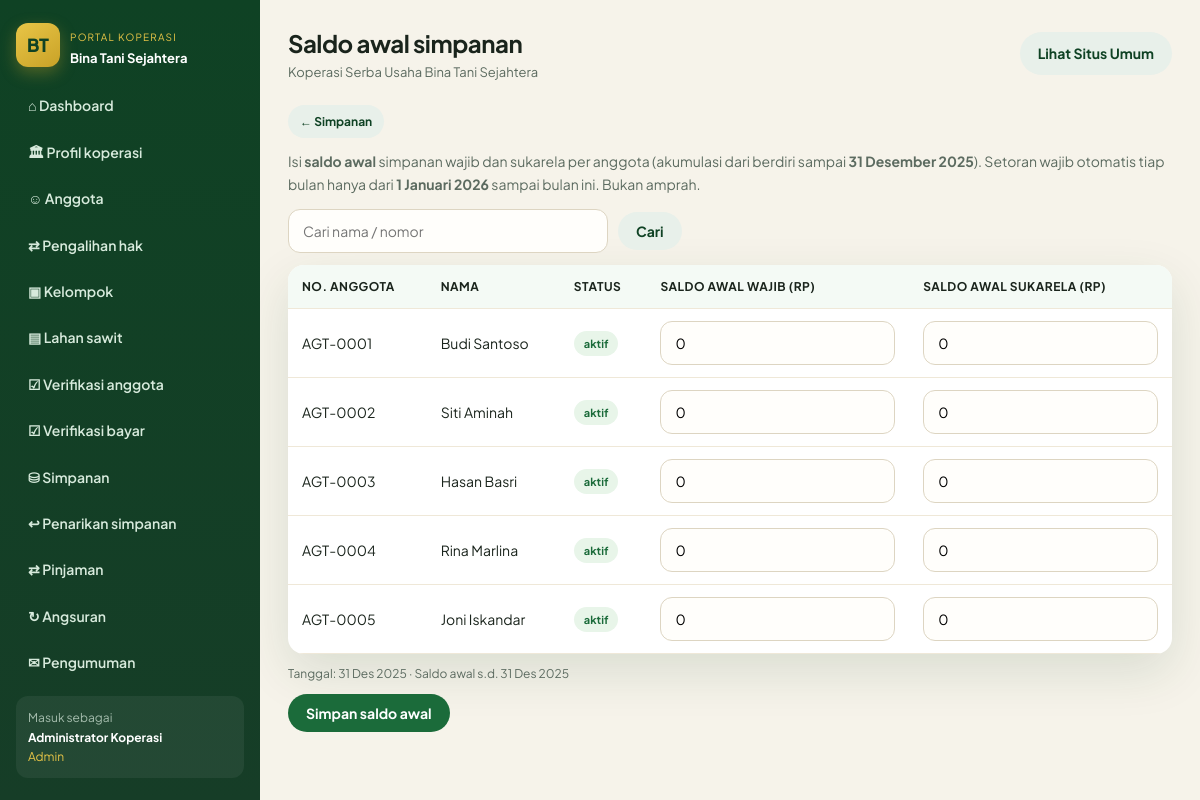
The app's page /simpanan_saldo_awal.php (signed in) with its own data.
### tables this page shows
CREATE TABLE IF NOT EXISTS pengaturan (
  id INT PRIMARY KEY DEFAULT 1,
  nama_koperasi VARCHAR(150) DEFAULT 'Koperasi Serba Usaha Bina Tani Sejahtera',
  alamat TEXT,
  telepon VARCHAR(30),
  email VARCHAR(80),
  tahun_berdiri YEAR,
  tanggal_berdiri DATE NULL,
  ketua VARCHAR(100),
  visi TEXT,
  misi TEXT,
  bagi_hasil_persen DECIMAL(5,2) NOT NULL DEFAULT 1.00,
  simpanan_pokok DECIMAL(15,2) NOT NULL DEFAULT 500000,
  simpanan_wajib DECIMAL(15,2) NOT NULL DEFAULT 50000
);

CREATE TABLE IF NOT EXISTS anggota (
  id INT AUTO_INCREMENT PRIMARY KEY,
  no_anggota VARCHAR(20) UNIQUE NOT NULL,
  nik VARCHAR(20),
  nama VARCHAR(100) NOT NULL,
  jenis_kelamin ENUM('L','P') DEFAULT 'L',
  tempat_lahir VARCHAR(80),
  tanggal_lahir DATE,
  alamat TEXT,
  desa VARCHAR(80),
  kecamatan VARCHAR(80),
  no_hp VARCHAR(20),
  pekerjaan VARCHAR(80),
  kelompok_tani VARCHAR(120) NULL,
  id_kelompok INT NULL,
  jabatan_kelompok VARCHAR(50) NULL DEFAULT 'Anggota',
  plasma TINYINT(1) NOT NULL DEFAULT 0,
  punya_tanah TINYINT(1) NOT NULL DEFAULT 0,
  luas_tanah DECIMAL(10,2) NULL,
  stdb VARCHAR(10) NOT NULL DEFAULT 'belum',
  no_stdb VARCHAR(50) NULL,
  foto VARCHAR(120) NULL,
  ktp_file VARCHAR(120) NULL,
  sertifikat_file VARCHAR(120) NULL,
  catatan_verifikasi TEXT NULL,
  status_keanggotaan VARCHAR(20) DEFAULT 'Biasa',
  tanggal_daftar DATE,
  status VARCHAR(20) NOT NULL DEFAULT 'pending',
  username VARCHAR(50) NULL,
  password VARCHAR(255) NULL,
  created_at TIMESTAMP DEFAULT CURRENT_TIMESTAMP
);

### config.php (called while the page is built, shortened)
<?php
function db(): PDO {
    static $pdo = null;
    if ($pdo !== null) {
        return $pdo;
    }
    $attempts = [
        [DB_USER, DB_PASS],
        ['root', ''],
        ['root', 'root'],
        ['koperasi', 'koperasi123'],
    ];
    $last = null;
    foreach ($attempts as [$user, $pass]) {
        try {
            $pdo = new PDO(
                'mysql:host=' . DB_HOST . ';dbname=' . DB_NAME . ';charset=utf8mb4',
                $user,
                $pass,
                [
                    PDO::ATTR_ERRMODE => PDO::ERRMODE_EXCEPTION,
                    PDO::ATTR_DEFAULT_FETCH_MODE => PDO::FETCH_ASSOC,
                ]
            );
            return $pdo;
        } catch (Throwable $e) {
            $last = $e;
        }
    }
    throw $last ?? new RuntimeException('Gagal konek database');
}
function setting(): array {
    static $s = null;
    if ($s === null) {
        $s = db()->query('SELECT * FROM pengaturan WHERE id = 1')->fetch() ?: [];
    }
    return $s;
}
function e($s): string {
    return htmlspecialchars((string)$s, ENT_QUOTES, 'UTF-8');
}
function auth(): ?array {
    if (!empty($_SESSION['user'])) {
        return $_SESSION['user'];
    }
    return null;
}
function tgl($d): string {
    $bulan = [1=>'Jan','Feb','Mar','Apr','Mei','Jun','Jul','Agu','Sep','Okt','Nov','Des'];
    $ts = strtotime($d);
    return date('j', $ts) . ' ' . $bulan[(int)date('n', $ts)] . ' ' . date('Y', $ts);
}
function jenis_simpanan_id(string $kode): ?int {
    $id = db()->query("SELECT id FROM jenis_simpanan WHERE kode=" . db()->quote($kode) . " LIMIT 1")->fetchColumn();
    return $id ? (int)$id : null;
}
function tanggal_saldo_awal_simpanan(): string {
    return '2025-12-31';
}
function ket_saldo_awal_simpanan(): string {
    return 'Saldo awal s.d. 31 Des 2025';
}

### simpanan_saldo_awal.php (the view, shortened to what this page needs)
<?php
require __DIR__ . '/config.php';
$title = 'Saldo awal simpanan';
$pdo = db();
$idWajib = jenis_simpanan_id('SWJ');
$idSukarela = jenis_simpanan_id('SSK');
$ket = ket_saldo_awal_simpanan();
$tgl = tanggal_saldo_awal_simpanan();
$q = trim($_GET['q'] ?? '');
$sql = "SELECT a.id, a.no_anggota, a.nama, a.status,
    (SELECT s.jumlah FROM simpanan s WHERE s.anggota_id=a.id AND s.jenis_id=" . (int)$idWajib . " AND s.keterangan=" . $pdo->quote($ket) . " ORDER BY s.id LIMIT 1) wajib,
    (SELECT s.jumlah FROM simpanan_sukarela s WHERE s.anggota_id=a.id AND s.jenis_id=" . (int)$idSukarela . " AND s.keterangan=" . $pdo->quote($ket) . " ORDER BY s.id LIMIT 1) sukarela
  FROM anggota a WHERE a.status IN ('aktif','pasif')";
$par = [];
$sql .= ' ORDER BY a.no_anggota, a.nama';
$st = $pdo->prepare($sql);
$st->execute($par);
$rows = $st->fetchAll();
include __DIR__ . '/includes/app_header.php';
?>
<p style="margin-bottom:12px;"><a class="btn btn-ghost btn-sm" href="simpanan.php">← Simpanan</a></p>
<p style="color:var(--muted);font-size:14px;margin-bottom:14px;">
  Isi <strong>saldo awal</strong> simpanan wajib dan sukarela per anggota (akumulasi dari berdiri sampai <strong>31 Desember 2025</strong>).
  Setoran wajib otomatis tiap bulan hanya dari <strong>1 Januari 2026</strong> sampai bulan ini. Bukan amprah.
</p>
<form method="get" class="row" style="margin-bottom:12px;">
  <input name="q" value="<?= e($q) ?>" placeholder="Cari nama / nomor" style="flex:1;max-width:320px;">
  <button class="btn btn-ghost">Cari</button>
</form>
<form method="post" id="formSaldo" onsubmit="return kumpulSaldo();">
  <div class="table-wrap">
    <table>
      <thead>
        <tr>
          <th>No. Anggota</th>
          <th>Nama</th>
          <th>Status</th>
          <th>Saldo awal wajib (Rp)</th>
          <th>Saldo awal sukarela (Rp)</th>
        </tr>
      </thead>
      <tbody>
      <?php foreach ($rows as $r): ?>
        <tr data-id="<?= (int)$r['id'] ?>">
          <td><?= e($r['no_anggota']) ?></td>
          <td><?= e($r['nama']) ?></td>
          <td><span class="badge b-<?= e($r['status']) ?>"><?= e($r['status']) ?></span></td>
          <td><input class="in-wajib" type="number" min="0" step="1" value="<?= (int)($r['wajib'] ?? 0) ?>"></td>
          <td><input class="in-suk" type="number" min="0" step="1" value="<?= (int)($r['sukarela'] ?? 0) ?>"></td>
        </tr>
      <?php endforeach; if (!$rows): ?>
        <tr><td colspan="5">Tidak ada anggota.</td></tr>
      <?php endif; ?>
      </tbody>
    </table>
  </div>
  <p style="font-size:12px;color:var(--muted);margin:10px 0;">Tanggal: <?= e(tgl($tgl)) ?> · <?= e($ket) ?></p>
  <button class="btn btn-green">Simpan saldo awal</button>
</form>
<?php include __DIR__ . '/includes/app_footer.php'; ?>

### includes/app_header.php (shortened to what this page needs)
<?php
$s = setting();
$u = auth();
function nav_active($file) {
    return basename($_SERVER['PHP_SELF']) === $file ? 'active' : '';
}
?>
<!DOCTYPE html>
<html lang="id">
<head>
  <link rel="stylesheet" href="assets/style.css?v=24">
</head>
<body>
<div class="app">
  <aside class="sidebar" id="appSide">
    <div class="side-brand">
      <div class="logo">BT</div>
      <div>
        <small style="color:#e8c547;font-size:10px;letter-spacing:.12em;text-transform:uppercase;">Portal Koperasi</small>
        <strong style="display:block;font-size:13px;color:#fff;">Bina Tani Sejahtera</strong>
      </div>
    </div>
    <nav class="side-nav">
      <a class="<?= nav_active('dashboard.php') ?>" href="dashboard.php">⌂ Dashboard</a>
      <a class="<?= nav_active('profil_koperasi.php') ?>" href="profil_koperasi.php">🏛 Profil koperasi</a>
      <?php if (in_array($u['role'], ['admin','pengurus'])): ?>
        <a class="<?= nav_active('anggota.php') ?>" href="anggota.php">☺ Anggota</a>
        <a class="<?= nav_active('pengalihan.php') ?>" href="pengalihan.php">⇄ Pengalihan hak</a>
        <a class="<?= nav_active('kelompok.php') ?>" href="kelompok.php">▣ Kelompok</a>
        <a class="<?= nav_active('tbs_lahan.php') ?>" href="tbs_lahan.php">▤ Lahan sawit</a>
        <a class="<?= nav_active('verifikasi.php') ?>" href="verifikasi.php">☑ Verifikasi anggota</a>
        <a class="<?= nav_active('verifikasi_bayar.php') ?>" href="verifikasi_bayar.php">☑ Verifikasi bayar</a>
        <a class="<?= nav_active('simpanan.php') ?>" href="simpanan.php">⛁ Simpanan</a>
        <a class="<?= nav_active('penarikan.php') ?>" href="penarikan.php">↩ Penarikan simpanan</a>
        <a class="<?= nav_active('pinjaman.php') ?>" href="pinjaman.php">⇄ Pinjaman</a>
        <a class="<?= nav_active('angsuran.php') ?>" href="angsuran.php">↻ Angsuran</a>
        <a class="<?= nav_active('pengumuman.php') ?>" href="pengumuman.php">✉ Pengumuman</a>
      <?php endif; ?>
    </nav>
    <div style="margin-top:auto;padding:12px;background:rgba(255,255,255,.06);border-radius:12px;font-size:12px;">
      <div style="opacity:.7;">Masuk sebagai</div>
      <strong style="color:#fff;"><?= e($u['nama']) ?></strong>
      <div style="color:#e8c547;text-transform:capitalize;"><?= e($u['role']) ?></div>
    </div>
  </aside>
  <div class="main">
    <div class="topbar">
      <div class="topbar-left">
        <div>
          <h2 style="letter-spacing:-.02em;"><?= e($title ?? 'Dashboard') ?></h2>
          <div style="color:#5c6b60;font-size:13px;"><?= e($s['nama_koperasi']) ?></div>
        </div>
      </div>
      <a class="btn btn-ghost hide-sm" href="index.php" target="_blank">Lihat Situs Umum</a>
    </div>

### assets/style.css (style rules this page uses)
:root { --green: #1b6b3a; --green-d: #0f4224; --green-l: #2d9a56; --leaf: #7cb342; --gold: #c9a227; --gold-l: #e8c547; --cream: #f6f3ea; --sand: #efe8d8; --ink: #1a241c; --muted: #5c6b60; --white: #fff; --card: #fff; --shadow: 0 18px 50px rgba(15, 66, 36, .12); --radius: 18px; --nav-h: 76px; }
* { box-sizing: border-box; margin: 0; padding: 0; }
html { scroll-behavior: smooth; }
body { font-family: "Plus Jakarta Sans", system-ui, sans-serif; color: var(--ink); background: var(--cream); line-height: 1.6; overflow-x: hidden; }
a { color: inherit; text-decoration: none; }
.logo { width: 44px; height: 44px; border-radius: 12px; background: linear-gradient(145deg, var(--gold-l), var(--gold)); display: grid; place-items: center; font-weight: 800; color: var(--green-d); font-size: 18px; box-shadow: 0 6px 16px rgba(201,162,39,.35); }
.btn { display: inline-flex; align-items: center; justify-content: center; gap: 8px; padding: 10px 18px; border-radius: 999px; border: 0; cursor: pointer; font-weight: 700; font-size: 14px; font-family: inherit; }
.btn-green { background: var(--green); color: #fff; }
.btn-ghost { background: #e8f0ea; color: var(--green-d); }
.btn-sm { padding: 7px 12px; font-size: 12px; }
.table-wrap { overflow-x: auto; overflow-y: hidden; background: #fff; border-radius: 16px; box-shadow: var(--shadow); width: 100%; max-width: 100%; -webkit-overflow-scrolling: touch; }
table { width: 100%; border-collapse: collapse; font-size: 14px; }
th, td { padding: 12px 14px; text-align: left; border-bottom: 1px solid #efe8d8; }
th { background: #f4faf5; color: var(--green-d); font-size: 12px; letter-spacing: .04em; text-transform: uppercase; }
.badge { display: inline-block; padding: 4px 10px; border-radius: 999px; font-size: 11px; font-weight: 700; }
.b-aktif, .b-disetujui, .b-berjalan, .b-lunas { background: #e8f5e9; color: #1b6b3a; }
input, select, textarea { width: 100%; padding: 12px 14px; border-radius: 12px; border: 1px solid #ddd5c2; font-family: inherit; font-size: 14px; background: #fffefb; }
.app { display: grid; grid-template-columns: 260px 1fr; min-height: 100vh; }
.sidebar { background: linear-gradient(180deg, #0f4224, #163d27); color: #dceee1; padding: 22px 16px; position: sticky; top: 0; height: 100vh; max-height: 100vh; overflow: hidden; display: flex; flex-direction: column; }
.side-brand { display: flex; gap: 10px; align-items: center; margin-bottom: 16px; color: #fff; flex: 0 0 auto; }
.side-nav { flex: 1 1 auto; min-height: 0; overflow-y: auto; overflow-x: hidden; padding-right: 4px; margin-bottom: 10px; }
.side-nav { scrollbar-color: rgba(232,197,71,.45) transparent; }
.side-nav a { display: flex; gap: 10px; align-items: center; padding: 10px 12px; border-radius: 12px; color: #d7eadc; font-size: 14px; font-weight: 600; margin-bottom: 4px; }
.sidebar > div:last-child { flex: 0 0 auto; }
.main { padding: 24px 28px 48px; min-width: 0; overflow-x: hidden; }
.topbar { display: flex; justify-content: space-between; align-items: center; margin-bottom: 22px; }
.row { display: flex; gap: 10px; flex-wrap: wrap; align-items: center; }
.main > .row { margin-bottom: 14px; }
.topbar-left { display: flex; align-items: center; gap: 10px; min-width: 0; }
@media (min-width: 961px) { .sidebar { transform: none !important; position: sticky; } }
th a.th-sort, th.th-click { color: inherit; text-decoration: none; cursor: pointer; user-select: none; }

### records on screen
pengaturan: nama_koperasi "Koperasi Serba Usaha Bina Tani Sejahtera"
anggota: no_anggota "AGT-0001", nama "Budi Santoso", status "aktif", wajib "0", sukarela "0"
anggota: no_anggota "AGT-0002", nama "Siti Aminah", status "aktif", wajib "0", sukarela "0"
anggota: no_anggota "AGT-0003", nama "Hasan Basri", status "aktif", wajib "0", sukarela "0"
anggota: no_anggota "AGT-0004", nama "Rina Marlina", status "aktif", wajib "0", sukarela "0"
anggota: no_anggota "AGT-0005", nama "Joni Iskandar", status "aktif", wajib "0", sukarela "0"

### other values on screen
$u['nama'] "Administrator Koperasi"
$u['role'] "Admin"
$title "Saldo awal simpanan"
tgl($tgl) "31 Des 2025"
$ket "Saldo awal s.d. 31 Des 2025"
